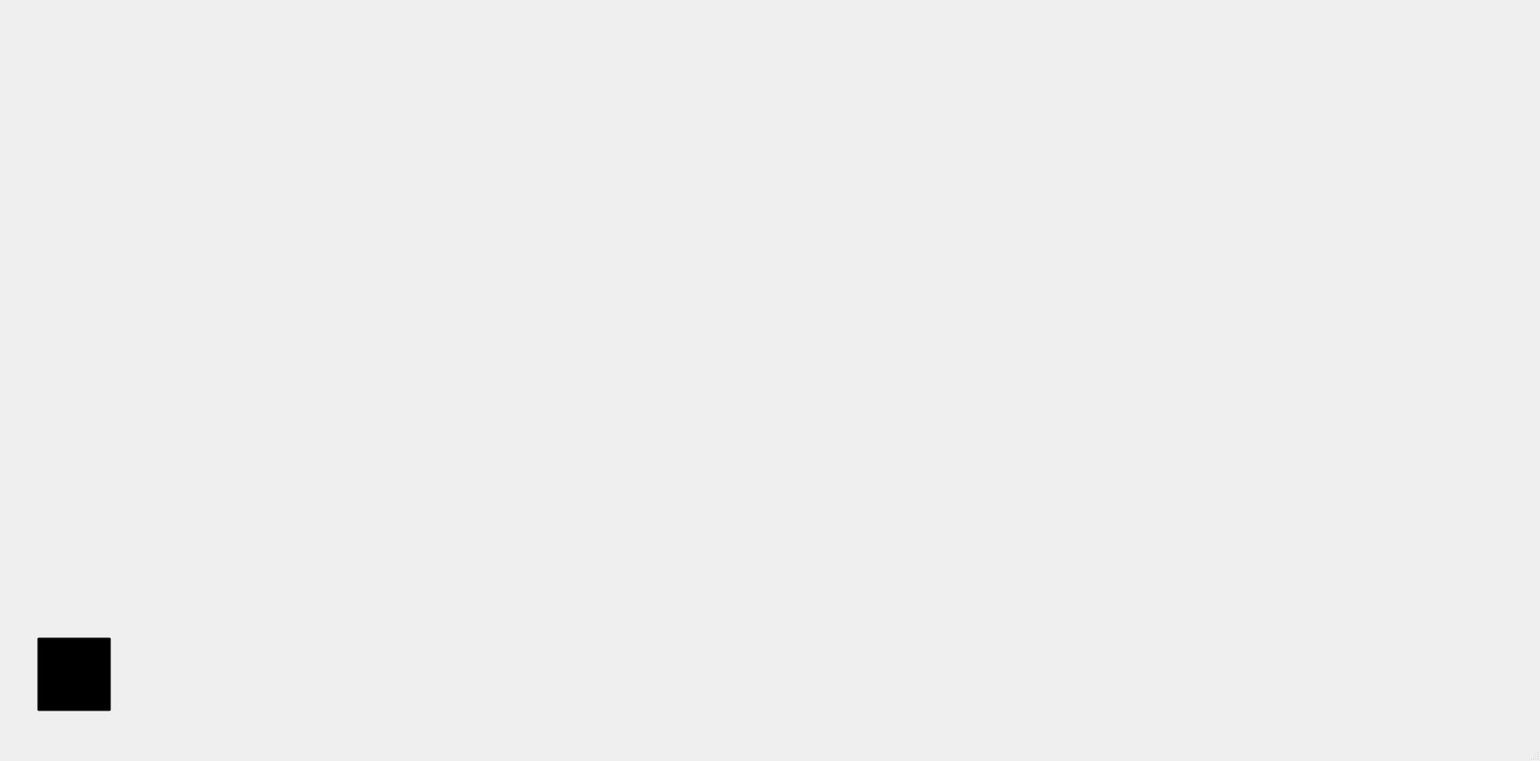
<?xml version="1.0" encoding="UTF-8"?>
<ui version="4.0">
 <class>MainWindow</class>
 <widget class="QMainWindow" name="MainWindow">
  <property name="geometry">
   <rect>
    <x>0</x>
    <y>0</y>
    <width>2078</width>
    <height>1027</height>
   </rect>
  </property>
  <property name="windowTitle">
   <string>MainWindow</string>
  </property>
  <widget class="QWidget" name="centralwidget">
   <widget class="QLabel" name="label">
    <property name="geometry">
     <rect>
      <x>0</x>
      <y>-40</y>
      <width>2104</width>
      <height>1089</height>
     </rect>
    </property>
    <property name="text">
     <string/>
    </property>
    <property name="pixmap">
     <pixmap>Forca_img/telafundo.png</pixmap>
    </property>
    <property name="scaledContents">
     <bool>true</bool>
    </property>
   </widget>
   <widget class="QLabel" name="label_2">
    <property name="geometry">
     <rect>
      <x>170</x>
      <y>20</y>
      <width>1600</width>
      <height>967</height>
     </rect>
    </property>
    <property name="text">
     <string/>
    </property>
    <property name="pixmap">
     <pixmap>Forca_img/Rectangle 14 (1).png</pixmap>
    </property>
   </widget>
   <widget class="QPushButton" name="pushButton_2">
    <property name="geometry">
     <rect>
      <x>50</x>
      <y>860</y>
      <width>100</width>
      <height>100</height>
     </rect>
    </property>
    <property name="styleSheet">
     <string notr="true">background-color:transparent;</string>
    </property>
    <property name="text">
     <string/>
    </property>
    <property name="icon">
     <iconset>
      <normaloff>../../../../Downloads/Default.png</normaloff>
      <normalon>../../../../Downloads/Default.png</normalon>
      <selectedoff>../../../../Downloads/Property 1=Variant2.png</selectedoff>
      <selectedon>../../../../Downloads/Property 1=Variant2.png</selectedon>../../../../Downloads/Default.png</iconset>
    </property>
    <property name="iconSize">
     <size>
      <width>100</width>
      <height>100</height>
     </size>
    </property>
   </widget>
   <widget class="QLabel" name="label_6">
    <property name="geometry">
     <rect>
      <x>710</x>
      <y>0</y>
      <width>536</width>
      <height>99</height>
     </rect>
    </property>
    <property name="text">
     <string/>
    </property>
    <property name="pixmap">
     <pixmap>Forca_img/Group 9.png</pixmap>
    </property>
   </widget>
   <widget class="QLabel" name="label_3">
    <property name="geometry">
     <rect>
      <x>400</x>
      <y>100</y>
      <width>1123</width>
      <height>874</height>
     </rect>
    </property>
    <property name="text">
     <string/>
    </property>
    <property name="pixmap">
     <pixmap>Forca_img/Group 8 (1).png</pixmap>
    </property>
   </widget>
  </widget>
  <widget class="QMenuBar" name="menubar">
   <property name="geometry">
    <rect>
     <x>0</x>
     <y>0</y>
     <width>2078</width>
     <height>21</height>
    </rect>
   </property>
  </widget>
  <widget class="QStatusBar" name="statusbar"/>
 </widget>
 <resources/>
 <connections/>
</ui>
